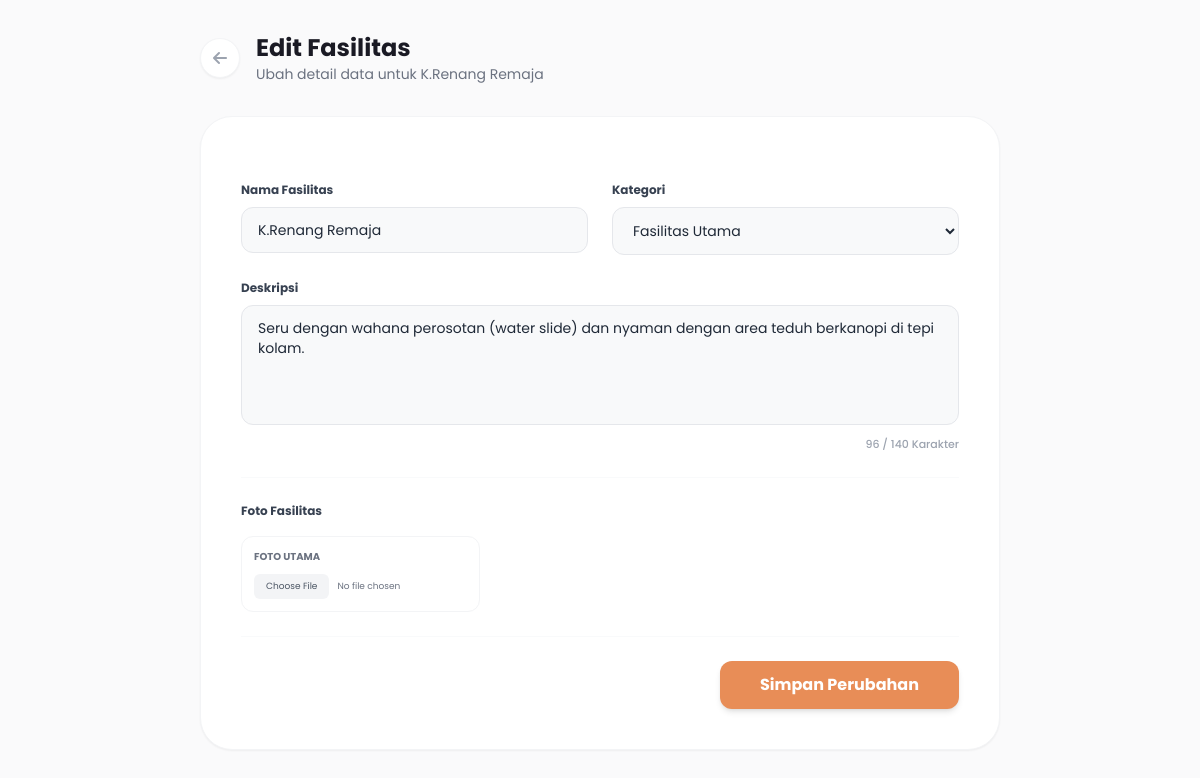
Screenshot of /edit_fasilitas&id=3aee1760-2679-11f1-8332-0a0027000002 (signed in) with the database file from the repository.
### tables this page shows
CREATE TABLE `fasilitas` (
  `id` char(36) NOT NULL DEFAULT uuid(),
  `nama` varchar(100) NOT NULL,
  `kategori` enum('utama','pendukung') NOT NULL DEFAULT 'utama',
  `deskripsi` text DEFAULT NULL,
  `harga` decimal(12,2) DEFAULT NULL,
  `harga_≤4jam` decimal(12,2) DEFAULT NULL,
  `harga_≥4jam` decimal(12,2) DEFAULT NULL
);

### app/core/View.php (called while the page is built, shortened)
<?php
class View
{
    public static function render(string $view, array $data = [])
    {
        extract($data, EXTR_SKIP);
        $viewPath = __DIR__ . '/../views/' . $view . '.php';
        require $viewPath;
    }
}

### app/core/Controller.php (called while the page is built)
<?php
require_once __DIR__ . '/View.php';
class Controller
{
    public function view(string $view, array $data = [])
    {
        View::render($view, $data);
    }
}

### app/controllers/AdminController.php (called while the page is built, shortened)
<?php
require_once __DIR__ . '/../core/Controller.php';
require_once __DIR__ . '/../core/Database.php';
require_once __DIR__ . '/../models/FasilitasModel.php';
class AdminController extends Controller
{
    private $fasilitasModel;
    public function __construct()
    {
        $this->fasilitasModel = new FasilitasModel();
    }
    public function editFasilitas()
    {
        $id = $_GET['id'] ?? null;
        $data = [
            'fasilitas' => $this->fasilitasModel->getFasilitasById($id),
            'dokumentasi' => $this->fasilitasModel->getDokumentasi($id, 3)
        ];
        $this->view('admin/edit_fasilitas', $data);
    }
}

### app/models/FasilitasModel.php (called while the page is built, shortened)
<?php
require_once __DIR__ . '/../core/Database.php';
class FasilitasModel
{
    private $koneksi;
    public function __construct()
    {
        $this->koneksi = Database::connect();
    }
    public function getFasilitasById($id)
    {
        $id = mysqli_real_escape_string($this->koneksi, $id);
        $query = mysqli_query($this->koneksi, "SELECT * FROM fasilitas WHERE id = '$id'");
        return mysqli_fetch_assoc($query);
    }
}

### app/core/Database.php (called while the page is built, shortened)
<?php
class Database
{
    private static $host = "localhost";
    private static $user = "root";
    private static $pass = "";
    private static $db   = "db_salma_shofa";
    private static $koneksi;
    public static function connect()
    {
        if (!self::$koneksi) {
            self::$koneksi = mysqli_connect(self::$host, self::$user, self::$pass, self::$db);
        }
        return self::$koneksi;
    }
}

### app/views/admin/edit_fasilitas.php (the view, shortened to what this page needs)
<?php
$fasilitas = $fasilitas ?? null;
$data = $fasilitas;
?>
<!DOCTYPE html>
<html lang="id">
<head>
    <script src="https://cdn.tailwindcss.com"></script>
    <link rel="stylesheet" href="https://cdnjs.cloudflare.com/ajax/libs/font-awesome/6.4.0/css/all.min.css">
    <link rel="stylesheet" href="/assets/css/flatpickr.min.css">
</head>
<body class="bg-brand-bgLight font-sans p-8">
    <div class="max-w-[800px] mx-auto">
        <div class="flex items-center gap-4 mb-8">
            <a href="kelola_fasilitas" class="w-10 h-10 rounded-full bg-white border border-gray-100 flex items-center justify-center text-gray-400 hover:text-brand-orange transition-all shadow-sm">
                <i class="fa-solid fa-arrow-left"></i>
            </a>
            <div>
                <h1 class="text-2xl font-bold text-brand-textDark">Edit Fasilitas</h1>
                <p class="text-sm text-gray-500">Ubah detail data untuk <?= htmlspecialchars($data['nama'] ?? '') ?></p>
            </div>
        </div>
        <div class="bg-white rounded-[32px] p-10 shadow-sm border border-gray-100">
            <form action="proses_fasilitas" method="POST" enctype="multipart/form-data" class="space-y-6">
                <div class="grid grid-cols-1 md:grid-cols-2 gap-6">
                    <div>
                        <label class="block text-[12px] font-bold text-gray-700 mb-2">Nama Fasilitas</label>
                        <input type="text" name="nama" value="<?= htmlspecialchars($data['nama'] ?? '') ?>" class="w-full bg-[#F8F9FA] border border-gray-200 text-gray-800 text-sm rounded-xl py-3 px-4 outline-none focus:ring-1 focus:ring-brand-orange" required>
                    </div>
                    <div>
                        <label class="block text-[12px] font-bold text-gray-700 mb-2">Kategori</label>
                        <select id="input-kategori" name="kategori" class="w-full bg-[#F8F9FA] border border-gray-200 text-gray-800 text-sm rounded-xl py-3 px-4 outline-none focus:ring-1 focus:ring-brand-orange cursor-pointer">
                            <option value="utama" <?= ($data['kategori'] ?? '') == 'utama' ? 'selected' : '' ?>>Fasilitas Utama</option>
                        </select>
                    </div>
                </div>
                <div>
                    <label class="block text-[12px] font-bold text-gray-700 mb-2">Deskripsi</label>
                    <textarea id="input-deskripsi" name="deskripsi" class="w-full min-h-[120px] bg-[#F8F9FA] border border-gray-200 text-gray-800 text-sm rounded-xl py-3 px-4 outline-none focus:ring-1 focus:ring-brand-orange resize-none"><?= htmlspecialchars($data['deskripsi'] ?? '') ?></textarea>
                    <div class="flex justify-end mt-1">
                        <span id="counter-deskripsi" class="text-[11px] font-medium text-gray-400">0 / 140 Karakter</span>
                    </div>
                </div>
                <div class="border-t border-gray-50 pt-6 mt-6">
                    <label class="block text-[12px] font-bold text-gray-700 mb-4">Foto Fasilitas</label>
                    <div class="w-full md:w-1/3">
                        <div class="border border-gray-100 p-3 rounded-xl bg-white hover:border-gray-300 transition-colors group">
                            <p class="text-[10px] font-bold text-gray-500 group-hover:text-brand-orange uppercase mb-2 transition-colors">Foto Utama</p>
                            <input type="file" name="gambar_0" class="w-full text-[9px] text-gray-500 file:mr-2 file:py-1.5 file:px-3 file:rounded-md file:border-0 file:bg-gray-100 file:text-gray-600 hover:file:bg-orange-50 hover:file:text-brand-orange file:transition-colors cursor-pointer outline-none">
                        </div>
                    </div>
                </div>
                <div class="flex justify-end gap-4 pt-6 border-t border-gray-50">
                    <button type="submit" name="update" class="bg-brand-orange hover:bg-[#D97C45] text-white font-bold px-10 py-3 rounded-xl shadow-md transition-all">Simpan Perubahan</button>
                </div>
            </form>
        </div>
    </div>
</body>
</html>

### rows the page displays
fasilitas: nama "K.Renang Remaja", kategori "Fasilitas Utama", deskripsi "Seru dengan wahana perosotan (water slide) dan nyaman dengan area teduh berkanopi di tepi kolam."
